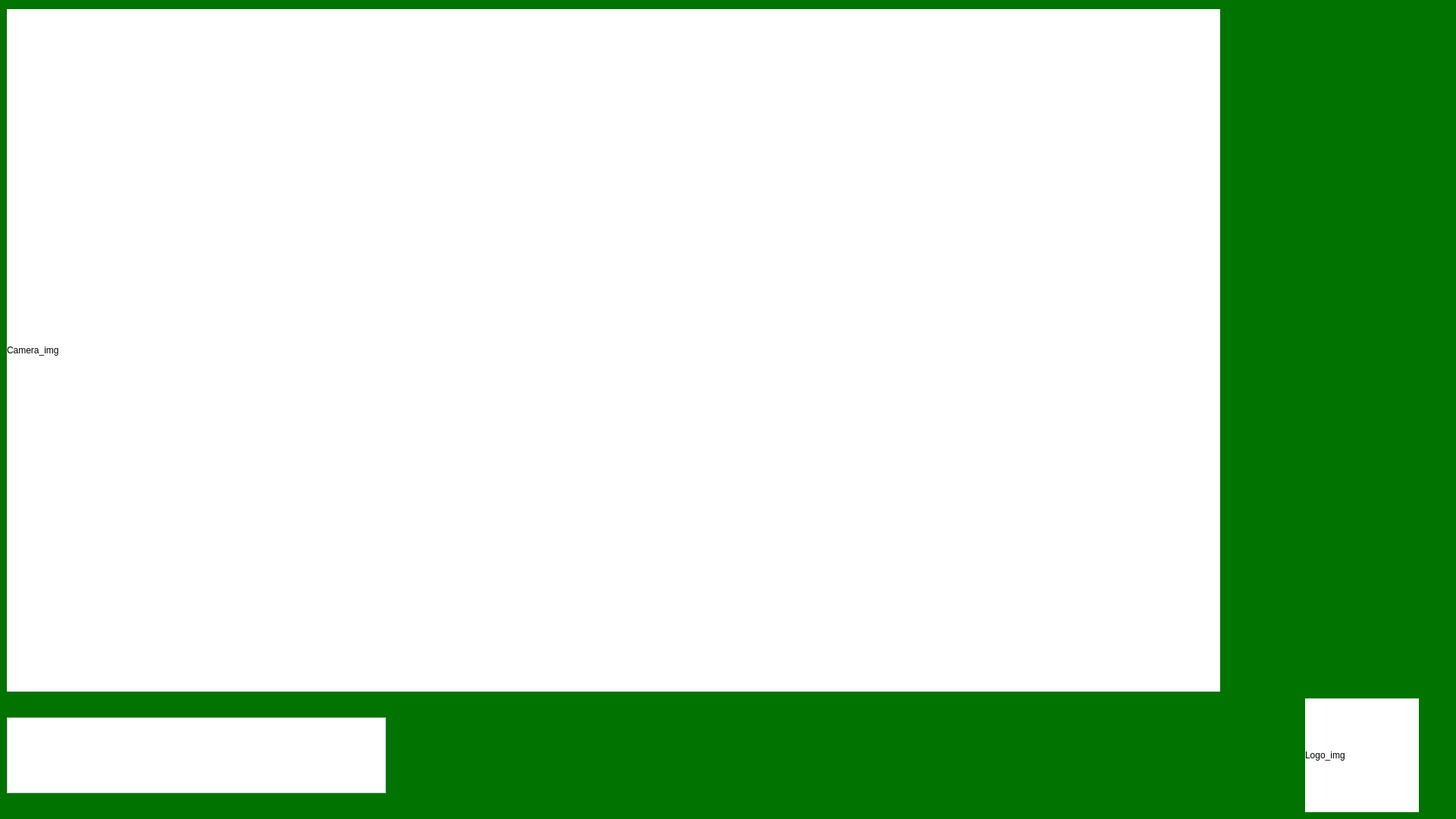
<?xml version="1.0" encoding="UTF-8"?>
<ui version="4.0">
 <class>MainWindow</class>
 <widget class="QMainWindow" name="MainWindow">
  <property name="geometry">
   <rect>
    <x>0</x>
    <y>0</y>
    <width>1920</width>
    <height>1080</height>
   </rect>
  </property>
  <property name="sizePolicy">
   <sizepolicy hsizetype="Expanding" vsizetype="Expanding">
    <horstretch>0</horstretch>
    <verstretch>0</verstretch>
   </sizepolicy>
  </property>
  <property name="windowTitle">
   <string>MainWindow</string>
  </property>
  <property name="styleSheet">
   <string notr="true">background-color: rgb(0,115, 0);</string>
  </property>
  <widget class="QWidget" name="centralwidget">
   <property name="sizePolicy">
    <sizepolicy hsizetype="Preferred" vsizetype="Preferred">
     <horstretch>0</horstretch>
     <verstretch>0</verstretch>
    </sizepolicy>
   </property>
   <layout class="QGridLayout" name="gridLayout">
    <item row="0" column="0">
     <layout class="QVBoxLayout" name="verticalLayout">
      <item>
       <layout class="QHBoxLayout" name="horizontalLayout">
        <item>
         <widget class="QLabel" name="label">
          <property name="enabled">
           <bool>true</bool>
          </property>
          <property name="sizePolicy">
           <sizepolicy hsizetype="Fixed" vsizetype="Fixed">
            <horstretch>0</horstretch>
            <verstretch>0</verstretch>
           </sizepolicy>
          </property>
          <property name="minimumSize">
           <size>
            <width>1600</width>
            <height>900</height>
           </size>
          </property>
          <property name="maximumSize">
           <size>
            <width>1600</width>
            <height>900</height>
           </size>
          </property>
          <property name="styleSheet">
           <string notr="true">background-color: rgb(255, 255, 255);</string>
          </property>
          <property name="text">
           <string>Camera_img</string>
          </property>
         </widget>
        </item>
        <item>
         <spacer name="horizontalSpacer">
          <property name="orientation">
           <enum>Qt::Horizontal</enum>
          </property>
          <property name="sizeHint" stdset="0">
           <size>
            <width>40</width>
            <height>20</height>
           </size>
          </property>
         </spacer>
        </item>
        <item>
         <widget class="QCheckBox" name="recordButton">
          <property name="sizePolicy">
           <sizepolicy hsizetype="Preferred" vsizetype="Preferred">
            <horstretch>0</horstretch>
            <verstretch>0</verstretch>
           </sizepolicy>
          </property>
          <property name="minimumSize">
           <size>
            <width>100</width>
            <height>100</height>
           </size>
          </property>
          <property name="maximumSize">
           <size>
            <width>10000</width>
            <height>10000</height>
           </size>
          </property>
          <property name="focusPolicy">
           <enum>Qt::StrongFocus</enum>
          </property>
          <property name="layoutDirection">
           <enum>Qt::RightToLeft</enum>
          </property>
          <property name="styleSheet">
           <string notr="true">#recordButton:indicator:unchecked {
Height: 100;
Width: 100;
background-color: transparent;
border-image: url(:/new/prefix1/record.png);
background: none;
border: none;
background-repeat: none;
}
#recordButton:indicator:checked
{
Height: 100;
Width: 100;
background-color: transparent;
 border-image: url(:/new/prefix1/stop.png);
background: none;
border: none;
background-repeat: none;
}</string>
          </property>
          <property name="text">
           <string/>
          </property>
         </widget>
        </item>
        <item>
         <spacer name="horizontalSpacer_2">
          <property name="orientation">
           <enum>Qt::Horizontal</enum>
          </property>
          <property name="sizeHint" stdset="0">
           <size>
            <width>40</width>
            <height>20</height>
           </size>
          </property>
         </spacer>
        </item>
       </layout>
      </item>
      <item>
       <layout class="QHBoxLayout" name="horizontalLayout_2">
        <item>
         <widget class="QListView" name="listView">
          <property name="sizePolicy">
           <sizepolicy hsizetype="Fixed" vsizetype="Fixed">
            <horstretch>0</horstretch>
            <verstretch>0</verstretch>
           </sizepolicy>
          </property>
          <property name="minimumSize">
           <size>
            <width>500</width>
            <height>100</height>
           </size>
          </property>
          <property name="maximumSize">
           <size>
            <width>500</width>
            <height>100</height>
           </size>
          </property>
          <property name="styleSheet">
           <string notr="true">background-color: rgb(255, 255, 255);</string>
          </property>
         </widget>
        </item>
        <item>
         <spacer name="horizontalSpacer_3">
          <property name="orientation">
           <enum>Qt::Horizontal</enum>
          </property>
          <property name="sizeHint" stdset="0">
           <size>
            <width>40</width>
            <height>20</height>
           </size>
          </property>
         </spacer>
        </item>
        <item>
         <widget class="QLabel" name="label_2">
          <property name="sizePolicy">
           <sizepolicy hsizetype="Maximum" vsizetype="Maximum">
            <horstretch>0</horstretch>
            <verstretch>0</verstretch>
           </sizepolicy>
          </property>
          <property name="minimumSize">
           <size>
            <width>150</width>
            <height>150</height>
           </size>
          </property>
          <property name="maximumSize">
           <size>
            <width>150</width>
            <height>150</height>
           </size>
          </property>
          <property name="layoutDirection">
           <enum>Qt::LeftToRight</enum>
          </property>
          <property name="styleSheet">
           <string notr="true">background-color: rgb(255, 255, 255);</string>
          </property>
          <property name="text">
           <string>Logo_img</string>
          </property>
         </widget>
        </item>
        <item>
         <spacer name="horizontalSpacer_5">
          <property name="orientation">
           <enum>Qt::Horizontal</enum>
          </property>
          <property name="sizeType">
           <enum>QSizePolicy::Preferred</enum>
          </property>
          <property name="sizeHint" stdset="0">
           <size>
            <width>40</width>
            <height>20</height>
           </size>
          </property>
         </spacer>
        </item>
       </layout>
      </item>
     </layout>
    </item>
   </layout>
  </widget>
 </widget>
 <resources>
  <include location="img/img.qrc"/>
 </resources>
 <connections/>
</ui>
